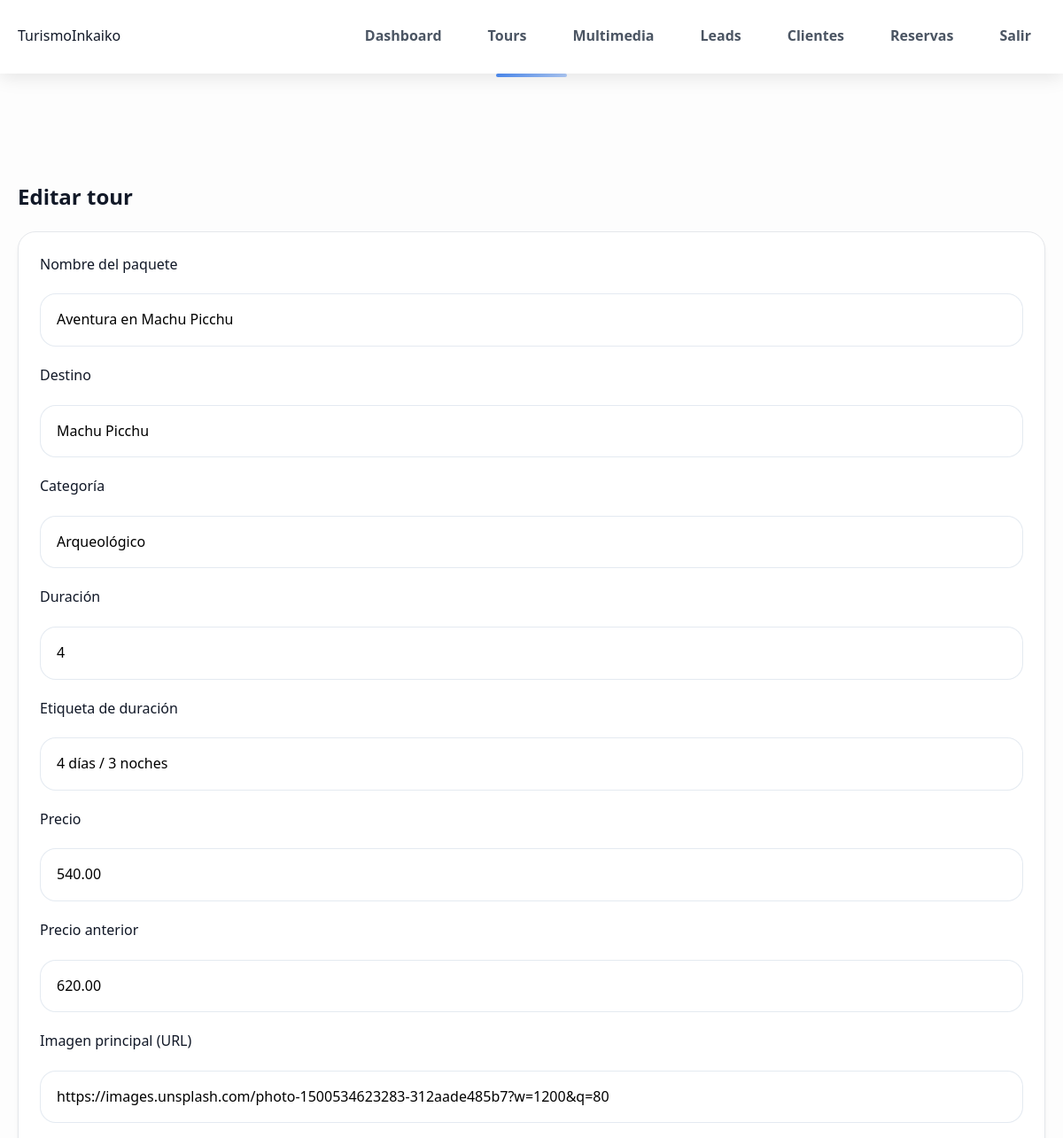
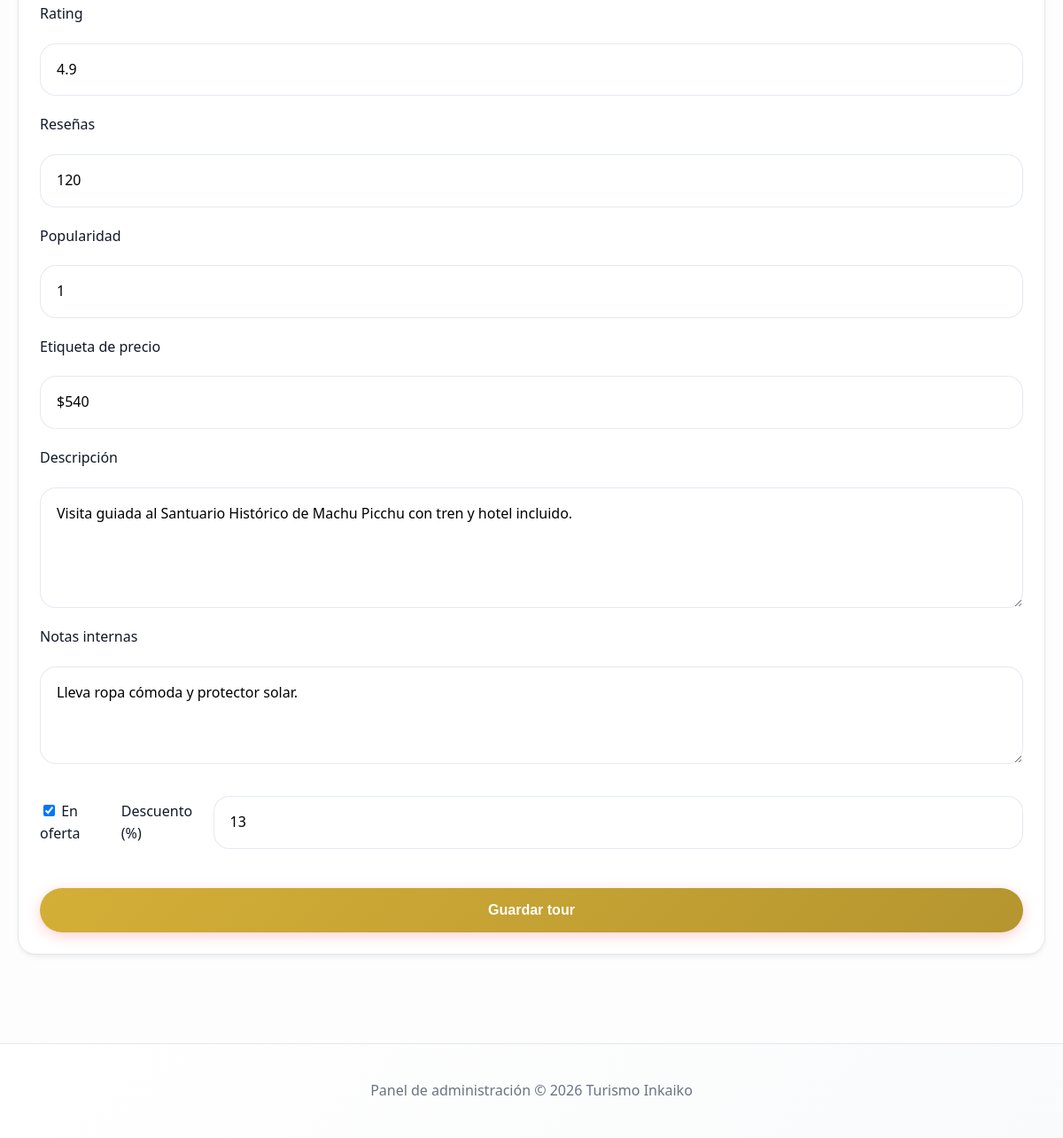
/admin/edit_tour.php?id=1 (signed in), run on the app's committed database (2 pictures, top to bottom).
### tables this page shows
CREATE TABLE IF NOT EXISTS paquetes (
    id INT AUTO_INCREMENT PRIMARY KEY,
    name VARCHAR(150),
    destino VARCHAR(150),
    category VARCHAR(50),
    duration INT,
    durationLabel VARCHAR(50),
    price DECIMAL(10,2),
    oldPrice DECIMAL(10,2),
    promo BOOLEAN,
    discount INT,
    img VARCHAR(255),
    rating VARCHAR(10),
    reviews INT,
    popular INT,
    priceLabel VARCHAR(50),
    description TEXT,
    notes TEXT
);

### includes/functions.php (called while the page is built, shortened)
<?php
function getPackageById($id)
{
    $pdo = get_db_connection();
    $stmt = $pdo->prepare('SELECT * FROM paquetes WHERE id = ?');
    $stmt->execute([(int)$id]);
    return $stmt->fetch();
}

### admin/edit_tour.php (the view, shortened to what this page needs)
<?php
require_once __DIR__ . '/../includes/functions.php';
$packageId = isset($_GET['id']) ? (int)$_GET['id'] : null;
$package = $packageId ? getPackageById($packageId) : null;
?>
<!DOCTYPE html>
<html lang="es">
<head>
    <link rel="stylesheet" href="../assets/css/style.css">
</head>
<body>
<header class="site-header">
    <div class="container header-inner">
        <a href="../index.php" class="brand">Turismo <span>Inkaiko</span></a>
        <nav class="site-nav">
            <a href="dashboard.php">Dashboard</a>
            <a href="tours.php">Tours</a>
            <a href="multimedia.php">Multimedia</a>
            <a href="leads.php">Leads</a>
            <a href="clientes.php">Clientes</a>
            <a href="reservas.php">Reservas</a>
            <a href="../logout.php">Salir</a>
        </nav>
    </div>
</header>
<main>
<section class="section">
    <div class="container">
        <h1><?= $package ? 'Editar tour' : 'Crear tour nuevo' ?></h1>
        <div class="admin-card" style="padding: 24px;">
            <form action="edit_tour.php<?= $package ? '?id=' . htmlspecialchars($package['id']) : '' ?>" method="post" class="admin-form">
                <label>Nombre del paquete</label>
                <input type="text" name="name" value="<?= htmlspecialchars($_POST['name'] ?? $package['name'] ?? '') ?>" required>
                <label>Destino</label>
                <input type="text" name="destino" value="<?= htmlspecialchars($_POST['destino'] ?? $package['destino'] ?? '') ?>" required>
                <label>Categoría</label>
                <input type="text" name="category" value="<?= htmlspecialchars($_POST['category'] ?? $package['category'] ?? '') ?>" required>
                <label>Duración</label>
                <input type="number" name="duration" value="<?= htmlspecialchars($_POST['duration'] ?? $package['duration'] ?? '') ?>" min="1" required>
                <label>Etiqueta de duración</label>
                <input type="text" name="durationLabel" value="<?= htmlspecialchars($_POST['durationLabel'] ?? $package['durationLabel'] ?? '') ?>" required>
                <label>Precio</label>
                <input type="number" step="0.01" name="price" value="<?= htmlspecialchars($_POST['price'] ?? $package['price'] ?? '') ?>" required>
                <label>Precio anterior</label>
                <input type="number" step="0.01" name="oldPrice" value="<?= htmlspecialchars($_POST['oldPrice'] ?? $package['oldPrice'] ?? '') ?>">
                <label>Imagen principal (URL)</label>
                <input type="text" name="img" value="<?= htmlspecialchars($_POST['img'] ?? $package['img'] ?? '') ?>" required>
                <label>Rating</label>
                <input type="text" name="rating" value="<?= htmlspecialchars($_POST['rating'] ?? $package['rating'] ?? '') ?>">
                <label>Reseñas</label>
                <input type="number" name="reviews" value="<?= htmlspecialchars($_POST['reviews'] ?? $package['reviews'] ?? 0) ?>" min="0">
                <label>Popularidad</label>
                <input type="number" name="popular" value="<?= htmlspecialchars($_POST['popular'] ?? $package['popular'] ?? 0) ?>" min="0">
                <label>Etiqueta de precio</label>
                <input type="text" name="priceLabel" value="<?= htmlspecialchars($_POST['priceLabel'] ?? $package['priceLabel'] ?? '') ?>">
                <label>Descripción</label>
                <textarea name="description" rows="4"><?= htmlspecialchars($_POST['description'] ?? $package['description'] ?? '') ?></textarea>
                <label>Notas internas</label>
                <textarea name="notes" rows="3"><?= htmlspecialchars($_POST['notes'] ?? $package['notes'] ?? '') ?></textarea>
                <div style="display: flex; gap: 16px; align-items: center; margin-top: 16px;">
                    <label><input type="checkbox" name="promo" value="1" <?= isset($_POST['promo']) ? 'checked' : ($package && $package['promo'] ? 'checked' : '') ?>> En oferta</label>
                    <label>Descuento (%)</label>
                    <input type="number" name="discount" value="<?= htmlspecialchars($_POST['discount'] ?? $package['discount'] ?? 0) ?>" min="0" max="100">
                </div>
                <button type="submit" class="button button-primary" style="margin-top: 24px;">Guardar tour</button>
            </form>
        </div>
    </div>
</section>
</main>
<footer class="site-footer">
    <div class="container">
        <p>Panel de administración &copy; <?= date('Y') ?> Turismo Inkaiko</p>
    </div>
</footer>
</body>
</html>

### assets/css/style.css (style rules this page uses)
:root { --bg: #fdfdfd; --surface: #ffffff; --surface-alt: #f9fafb; --text: #111827; --text-light: #4b5563; --muted: #6b7280; --primary: linear-gradient(135deg, #d4af37 0%, #b5952f 100%); --primary-solid: #d4af37; --primary-hover: #b5952f; --secondary: linear-gradient(135deg, #1f2937 0%, #111827 100%); --secondary-solid: #1f2937; --accent: linear-gradient(135deg, #0284c7 0%, #0369a1 100%); --border: #e5e7eb; --shadow: 0 10px 40px -10px rgba(0,0,0,0.08); --shadow-hover: 0 20px 40px -10px rgba(0,0,0,0.12); --shadow-card: 0 4px 6px -1px rgba(0, 0, 0, 0.05), 0 2px 4px -1px rgba(0, 0, 0, 0.03); --radius: 12px; --radius-lg: 20px; --transition: all 0.3s cubic-bezier(0.4, 0, 0.2, 1); }
* { box-sizing: border-box; }
body { margin: 0; font-family: 'Poppins', system-ui, -apple-system, BlinkMacSystemFont, 'Segoe UI', sans-serif; color: var(--text); background: var(--bg); background-attachment: fixed; line-height: 1.6; overflow-x: hidden; }
a { text-decoration: none; color: inherit; transition: var(--transition); }
.container { width: min(1400px, calc(100% - 40px)); margin: 0 auto; }
.site-header { background: rgba(255, 255, 255, 0.95); backdrop-filter: blur(20px); border-bottom: 1px solid rgba(255, 255, 255, 0.2); position: sticky; top: 0; z-index: 1000; box-shadow: 0 4px 20px rgba(0, 0, 0, 0.1); animation: slideDown 0.8s ease-out; }
.header-inner { display: flex; align-items: center; justify-content: space-between; gap: 24px; padding: 20px 0; }
.brand { display: flex; align-items: center; }
body { top: 0 !important; }
.site-nav { display: flex; gap: 20px; align-items: center; }
.site-nav a { color: var(--text-light); font-weight: 600; position: relative; padding: 8px 16px; border-radius: var(--radius); transition: var(--transition); }
.site-nav a::after { content: ''; position: absolute; bottom: 0; left: 50%; width: 0; height: 2px; background: var(--primary-solid); transition: var(--transition); transform: translateX(-50%); }
.section { padding: 100px 0; position: relative; }
.section::before { content: ''; position: absolute; top: 0; left: 50%; transform: translateX(-50%); width: 80px; height: 4px; background: linear-gradient(90deg, rgba(59, 130, 246, 0.9), rgba(59, 130, 246, 0.4)); border-radius: 999px; }
.button { display: inline-flex; align-items: center; justify-content: center; border: none; border-radius: 999px; padding: 16px 34px; cursor: pointer; font-weight: 700; font-size: 1rem; transition: var(--transition); position: relative; overflow: hidden; box-shadow: 0 14px 30px rgba(15, 23, 42, 0.12); }
.button::before { content: ''; position: absolute; top: 0; left: -100%; width: 100%; height: 100%; background: linear-gradient(90deg, transparent, rgba(255, 255, 255, 0.18), transparent); transition: var(--transition); }
.button-primary { background: linear-gradient(135deg, #3b82f6, #2563eb); color: white; box-shadow: 0 12px 30px rgba(37, 99, 235, 0.24); }
input[type="number"], input[type="search"], input[type="text"], select, textarea { width: 100%; padding: 16px 18px; border-radius: 18px; border: 1px solid rgba(226, 232, 240, 0.9); background: #fff; font: inherit; }
.admin-form { display: grid; gap: 20px; }
.admin-card { background: var(--surface); border: 1px solid var(--border); border-radius: var(--radius-lg); box-shadow: var(--shadow-card); padding: 32px; overflow-x: auto; animation: fadeInUp 1s ease-out both; }
.site-footer { padding: 40px 0; background: linear-gradient(135deg, var(--surface) 0%, var(--surface-alt) 100%); border-top: 1px solid var(--border); text-align: center; }
.site-footer p { color: var(--muted); margin: 0; font-size: 1rem; }
.button-primary { background: var(--primary); color: #fff; box-shadow: 0 4px 15px rgba(255, 107, 107, 0.3); position: relative; overflow: hidden; }
.button-primary::before { content: ''; position: absolute; top: 0; left: -100%; width: 100%; height: 100%; background: linear-gradient(90deg, transparent, rgba(255, 255, 255, 0.2), transparent); transition: var(--transition); }

### data on the page
paquetes: name "Aventura en Machu Picchu", destino "Machu Picchu", category "Arqueológico", duration "4", durationLabel "4 días / 3 noches", price "540.00", oldPrice "620.00", img "https://images.unsplash.com/photo-1500534623283-312aade485b7?w=1200&q=80", rating "4.9", reviews "120", popular "1", priceLabel "$540", description "Visita guiada al Santuario Histórico de Machu Picchu con tren y hotel incluido.", notes "Lleva ropa cómoda y protector solar.", promo "☑", discount "13"
